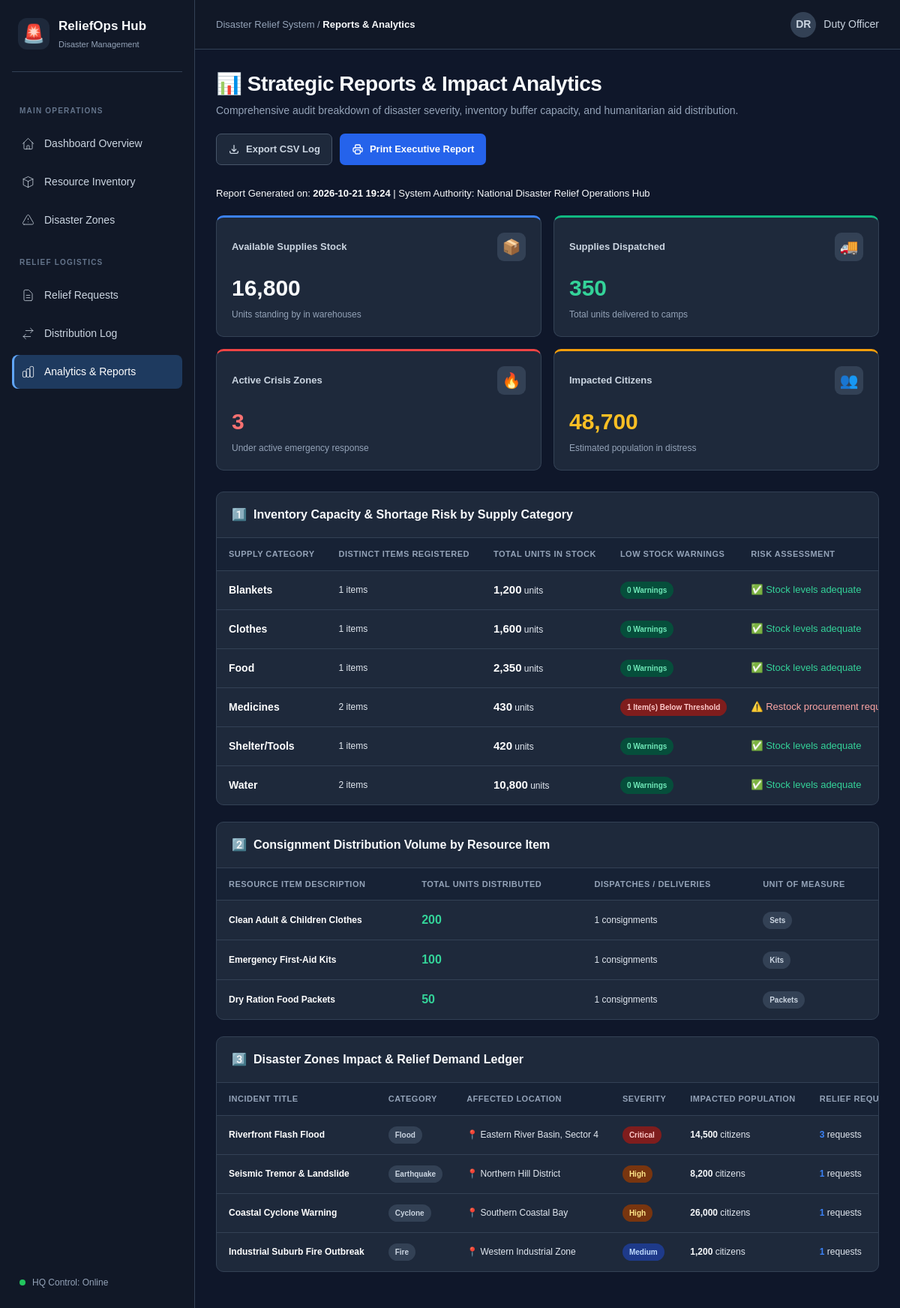
Page /reports on the committed database.
### tables this page shows
CREATE TABLE inventory (
            id INTEGER PRIMARY KEY AUTOINCREMENT,
            item_name TEXT NOT NULL,
            category TEXT NOT NULL,
            quantity INTEGER NOT NULL DEFAULT 0,
            unit TEXT NOT NULL,
            threshold INTEGER NOT NULL DEFAULT 50,
            storage_location TEXT NOT NULL,
            last_updated TEXT NOT NULL
        );

CREATE TABLE distributions (
            id INTEGER PRIMARY KEY AUTOINCREMENT,
            request_id INTEGER,
            disaster_id INTEGER,
            item_id INTEGER,
            item_name TEXT NOT NULL,
            quantity INTEGER NOT NULL,
            unit TEXT NOT NULL,
            recipient_area TEXT NOT NULL,
            officer_name TEXT NOT NULL,
            distribution_date TEXT NOT NULL,
            remarks TEXT,
            FOREIGN KEY (request_id) REFERENCES relief_requests(id) ON DELETE SET NULL,
            FOREIGN KEY (disaster_id) REFERENCES disasters(id) ON DELETE SET NULL,
            FOREIGN KEY (item_id) REFERENCES inventory(id) ON DELETE SET NULL
        );

CREATE TABLE disasters (
            id INTEGER PRIMARY KEY AUTOINCREMENT,
            title TEXT NOT NULL,
            type TEXT NOT NULL,
            location TEXT NOT NULL,
            severity TEXT NOT NULL,
            affected_population INTEGER DEFAULT 0,
            status TEXT NOT NULL DEFAULT 'Active',
            date_reported TEXT NOT NULL,
            notes TEXT
        );

### app.py (the view)
@app.route('/reports')
def reports():
    conn = get_db_connection()
    metrics = get_dashboard_metrics()
    category_data = conn.execute('''
        SELECT category,
               COUNT(*) as item_types,
               SUM(quantity) as total_units,
               SUM(CASE WHEN quantity <= threshold THEN 1 ELSE 0 END) as low_stock_items
        FROM inventory
        GROUP BY category
    ''').fetchall()
    item_distributions = conn.execute('''
        SELECT item_name, unit, SUM(quantity) as total_distributed, COUNT(*) as delivery_count
        FROM distributions
        GROUP BY item_name, unit
        ORDER BY total_distributed DESC
    ''').fetchall()
    disasters_summary = conn.execute('''
        SELECT title, type, location, severity, status, affected_population,
               (SELECT COUNT(*) FROM relief_requests WHERE disaster_id = disasters.id) as request_count
        FROM disasters
        ORDER BY status, severity
    ''').fetchall()
    conn.close()
    return render_template(
        'reports.html',
        metrics=metrics,
        category_data=category_data,
        item_distributions=item_distributions,
        disasters_summary=disasters_summary,
        generated_at=get_now_str(),
        page='reports'
    )

### app.py (called while the page is built)
def get_now_str():
    return datetime.now().strftime('%Y-%m-%d %H:%M')

### database.py (called while the page is built)
def get_db_path():
    return os.path.join(os.path.dirname(os.path.abspath(__file__)), DATABASE_NAME)

def get_db_connection():
    conn = sqlite3.connect(get_db_path())
    conn.row_factory = sqlite3.Row
    conn.execute("PRAGMA foreign_keys = ON")
    return conn

### templates/reports.html (shortened to what this page needs)
{% extends 'base.html' %}
{% block breadcrumb %}Reports & Analytics{% endblock %}
{% block content %}
<div class="page-header">
  <div class="header-title-box">
    <h1>📊 Strategic Reports & Impact Analytics</h1>
    <p>Comprehensive audit breakdown of disaster severity, inventory buffer capacity, and humanitarian aid distribution.</p>
  </div>
  <div class="header-actions">
    <a href="{{ url_for('export_distribution_csv') }}" class="btn btn-secondary">
      <svg width="16" height="16" fill="none" stroke="currentColor" viewBox="0 0 24 24"><path stroke-linecap="round" stroke-linejoin="round" stroke-width="2" d="M4 16v1a3 3 0 003 3h10a3 3 0 003-3v-1m-4-4l-4 4m0 0l-4-4m4 4V4"/></svg>
      Export CSV Log
    </a>
    <button class="btn btn-primary" onclick="window.print()">
      Print Executive Report
    </button>
  </div>
</div>
<div style="font-size: 13px; color: var(--text-muted); margin-bottom: 20px;">
  Report Generated on: <strong style="color: #ffffff;">{{ generated_at }}</strong> | System Authority: National Disaster Relief Operations Hub
</div>
<div class="metrics-grid">
  <div class="metric-card" style="--card-accent: #3b82f6;">
    <div class="metric-header">
      <span class="metric-title">Available Supplies Stock</span>
      <div class="metric-icon-wrap">📦</div>
    </div>
    <div class="metric-value">{{ "{:,}".format(metrics.total_resources) }}</div>
    <div class="metric-footer">Units standing by in warehouses</div>
  </div>
  <div class="metric-card" style="--card-accent: #10b981;">
    <div class="metric-header">
      <span class="metric-title">Supplies Dispatched</span>
      <div class="metric-icon-wrap">🚚</div>
    </div>
    <div class="metric-value" style="color: #34d399;">{{ "{:,}".format(metrics.total_distributed) }}</div>
    <div class="metric-footer">Total units delivered to camps</div>
  </div>
  <div class="metric-card" style="--card-accent: #ef4444;">
    <div class="metric-header">
      <span class="metric-title">Active Crisis Zones</span>
      <div class="metric-icon-wrap">🔥</div>
    </div>
    <div class="metric-value" style="color: #f87171;">{{ metrics.active_disasters }}</div>
    <div class="metric-footer">Under active emergency response</div>
  </div>
  <div class="metric-card" style="--card-accent: #f59e0b;">
    <div class="metric-header">
      <span class="metric-title">Impacted Citizens</span>
      <div class="metric-icon-wrap">👥</div>
    </div>
    <div class="metric-value" style="color: #fbbf24;">{{ "{:,}".format(metrics.total_affected_population) }}</div>
    <div class="metric-footer">Estimated population in distress</div>
  </div>
</div>
<div class="panel-card">
  <div class="panel-header">
    <h2 class="panel-title">
      <span>1️⃣</span> Inventory Capacity & Shortage Risk by Supply Category
    </h2>
  </div>
  <div class="table-responsive">
    <table class="custom-table">
      <thead>
        <tr>
          <th>Supply Category</th>
          <th>Distinct Items Registered</th>
          <th>Total Units in Stock</th>
          <th>Low Stock Warnings</th>
          <th>Risk Assessment</th>
        </tr>
      </thead>
      <tbody>
        {% for cat in category_data %}
        <tr>
          <td>
            <strong style="color: #ffffff; font-size: 14px;">{{ cat.category }}</strong>
          </td>
          <td>{{ cat.item_types }} items</td>
          <td>
            <strong style="font-size: 15px; color: #ffffff;">{{ "{:,}".format(cat.total_units) }}</strong> units
          </td>
          <td>
            {% if cat.low_stock_items > 0 %}
              <span class="badge badge-critical">{{ cat.low_stock_items }} Item(s) Below Threshold</span>
            {% else %}
              <span class="badge badge-resolved">0 Warnings</span>
            {% endif %}
          </td>
          <td>
            {% if cat.low_stock_items > 0 %}
              <span style="color: #fca5a5; font-size: 13px;">⚠️ Restock procurement required</span>
            {% else %}
              <span style="color: #34d399; font-size: 13px;">✅ Stock levels adequate</span>
            {% endif %}
          </td>
        </tr>
        {% endfor %}
      </tbody>
    </table>
  </div>
</div>
<div class="panel-card">
  <div class="panel-header">
    <h2 class="panel-title">
      <span>2️⃣</span> Consignment Distribution Volume by Resource Item
    </h2>
  </div>
  <div class="table-responsive">
    <table class="custom-table">
      <thead>
        <tr>
          <th>Resource Item Description</th>
          <th>Total Units Distributed</th>
          <th>Dispatches / Deliveries</th>
          <th>Unit of Measure</th>
        </tr>
      </thead>
      <tbody>
        {% for item in item_distributions %}
        <tr>
          <td>
            <strong style="color: #ffffff;">{{ item.item_name }}</strong>
          </td>
          <td>
            <span style="font-size: 16px; font-weight: 700; color: #34d399;">
              {{ "{:,}".format(item.total_distributed) }}
            </span>
          </td>
          <td>{{ item.delivery_count }} consignments</td>
          <td><span class="category-pill">{{ item.unit }}</span></td>
        </tr>
        {% else %}
        <tr>
          <td colspan="4" style="text-align: center; color: var(--text-dim); padding: 24px;">No consignments recorded yet.</td>
        </tr>
        {% endfor %}
      </tbody>
    </table>
  </div>
</div>
<div class="panel-card">
  <div class="panel-header">
    <h2 class="panel-title">
      <span>3️⃣</span> Disaster Zones Impact & Relief Demand Ledger
    </h2>
  </div>
  <div class="table-responsive">
    <table class="custom-table">
      <thead>
        <tr>
          <th>Incident Title</th>
          <th>Category</th>
          <th>Affected Location</th>
          <th>Severity</th>
          <th>Impacted Population</th>
          <th>Relief Requests Filed</th>
        </tr>
      </thead>
      <tbody>
        {% for d in disasters_summary %}
        <tr>
          <td>
            <strong style="color: #ffffff;">{{ d.title }}</strong>
          </td>
          <td><span class="category-pill">{{ d.type }}</span></td>
          <td>📍 {{ d.location }}</td>
          <td>
            <span class="badge badge-{{ d.severity | lower }}">{{ d.severity }}</span>
          </td>
          <td><strong>{{ "{:,}".format(d.affected_population) }}</strong> citizens</td>
          <td>
            <strong style="color: #3b82f6;">{{ d.request_count }}</strong> requests
          </td>
        </tr>
        {% endfor %}
      </tbody>
    </table>
  </div>
</div>
{% endblock %}

### static/css/style.css (style rules this page uses)
* { box-sizing: border-box; }
body { margin: 0; font-family: Arial, Helvetica, sans-serif; background: #0f172a; color: #f8fafc; font-size: 14px; line-height: 1.5; }
a { color: #93c5fd; text-decoration: none; }
button, input, select, textarea { font: inherit; }
button { cursor: pointer; }
svg { width: 20px; height: 20px; flex-shrink: 0; }
.page-header { display: flex; align-items: center; justify-content: space-between; flex-wrap: wrap; gap: 20px; margin-bottom: 28px; }
.header-title-box h1 { margin: 0 0 8px; font-size: 28px; line-height: 1.25; letter-spacing: -0.5px; }
.header-title-box p { margin: 0; color: #94a3b8; font-size: 14px; }
.header-actions { display: flex; flex-wrap: wrap; gap: 10px; }
.btn { display: inline-flex; align-items: center; justify-content: center; gap: 8px; padding: 10px 15px; border: 1px solid transparent; border-radius: 7px; font-weight: 600; font-size: 13px; cursor: pointer; text-decoration: none; transition: background 0.2s, border-color 0.2s; }
.btn svg { width: 16px; height: 16px; }
.btn-primary { background: #2563eb; color: #ffffff; }
.btn-secondary { background: #1e293b; color: #cbd5e1; border-color: #475569; }
.metrics-grid { display: grid; grid-template-columns: repeat(4, minmax(0, 1fr)); gap: 16px; margin-bottom: 28px; }
.metric-card { --card-accent: #3b82f6; min-width: 0; padding: 20px; background: #1e293b; border: 1px solid #334155; border-top: 3px solid var(--card-accent); border-radius: 10px; }
.metric-header { display: flex; align-items: center; justify-content: space-between; gap: 10px; margin-bottom: 18px; }
.metric-title { color: #cbd5e1; font-size: 13px; font-weight: 600; }
.metric-icon-wrap { width: 38px; height: 38px; display: grid; place-items: center; background: #334155; border-radius: 9px; font-size: 20px; }
.metric-value { margin-bottom: 8px; font-size: 30px; font-weight: 750; line-height: 1.2; overflow-wrap: anywhere; }
.metric-footer { color: #94a3b8; font-size: 12px; }
.panel-card { min-width: 0; margin-bottom: 22px; background: #1e293b; border: 1px solid #334155; border-radius: 10px; overflow: hidden; }
.panel-header { display: flex; align-items: center; justify-content: space-between; flex-wrap: wrap; gap: 12px; padding: 18px 20px; border-bottom: 1px solid #334155; }
.panel-title { display: flex; align-items: center; gap: 9px; margin: 0; color: #f8fafc; font-size: 16px; font-weight: 700; }
.table-responsive { width: 100%; overflow-x: auto; }
.custom-table { width: 100%; border-collapse: collapse; text-align: left; white-space: nowrap; }
.custom-table th { padding: 13px 16px; background: #172235; color: #94a3b8; font-size: 11px; font-weight: 700; text-transform: uppercase; letter-spacing: 0.5px; }
.custom-table td { padding: 14px 16px; border-top: 1px solid #334155; color: #e2e8f0; font-size: 12px; vertical-align: middle; }
.custom-table td strong { color: #f8fafc; }
.badge, .category-pill { display: inline-flex; align-items: center; justify-content: center; padding: 4px 9px; border-radius: 20px; font-size: 10px; font-weight: 700; white-space: nowrap; }
.category-pill { background: #334155; color: #cbd5e1; }
.badge-active, .badge-approved, .badge-allocated, .badge-resolved, .badge-success { background: #064e3b; color: #6ee7b7; }
.badge-critical, .badge-rejected, .badge-danger { background: #7f1d1d; color: #fecaca; }
.badge-high, .badge-pending, .badge-warning { background: #78350f; color: #fde68a; }
.badge-medium, .badge-normal, .badge-info { background: #1e3a8a; color: #bfdbfe; }
@media (max-width: 1200px) { .metrics-grid { grid-template-columns: repeat(2, minmax(0, 1fr)); } }

### rows in the picture
inventory: category "Blankets", item_types "1", total_units "1,200", shows "0 Warnings", shows "✅ Stock levels adequate"
inventory: category "Clothes", item_types "1", total_units "1,600", shows "0 Warnings", shows "✅ Stock levels adequate"
inventory: category "Food", item_types "1", total_units "2,350", shows "0 Warnings", shows "✅ Stock levels adequate"
inventory: category "Shelter/Tools", item_types "1", total_units "420", shows "0 Warnings", shows "✅ Stock levels adequate"
distributions: item_name "Clean Adult & Children Clothes", total_distributed "200", delivery_count "1", unit "Sets"
distributions: item_name "Emergency First-Aid Kits", total_distributed "100", delivery_count "1", unit "Kits"
distributions: item_name "Dry Ration Food Packets", total_distributed "50", delivery_count "1", unit "Packets"
disasters: title "Riverfront Flash Flood", type "Flood", location "Eastern River Basin, Sector 4", severity "Critical", affected_population "14,500", request_count "3"
disasters: title "Seismic Tremor & Landslide", type "Earthquake", location "Northern Hill District", severity "High", affected_population "8,200", request_count "1"
disasters: title "Coastal Cyclone Warning", type "Cyclone", location "Southern Coastal Bay", severity "High", affected_population "26,000", request_count "1"
disasters: title "Industrial Suburb Fire Outbreak", type "Fire", location "Western Industrial Zone", severity "Medium", affected_population "1,200", request_count "1"

### other values in the picture
{{ generated_at }} "2026-10-21 19:24"
{{ "{:,}".format(metrics.total_resources) }} "16,800"
{{ "{:,}".format(metrics.total_distributed) }} "350"
{{ metrics.active_disasters }} "3"
{{ "{:,}".format(metrics.total_affected_population) }} "48,700"
{{ cat.category }} "Medicines" "Water"
{{ cat.item_types }} "2" "2"
{{ "{:,}".format(cat.total_units) }} "430" "10,800"
{{ cat.low_stock_items }} "1"
